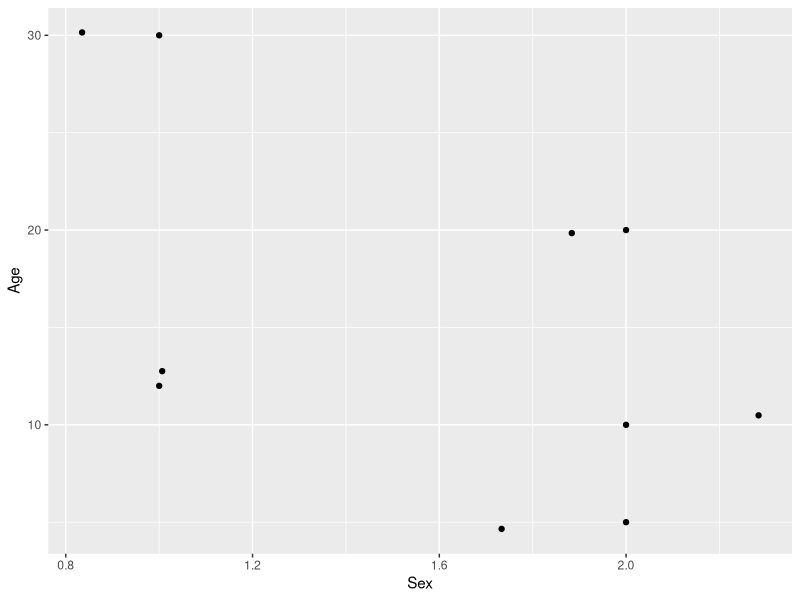
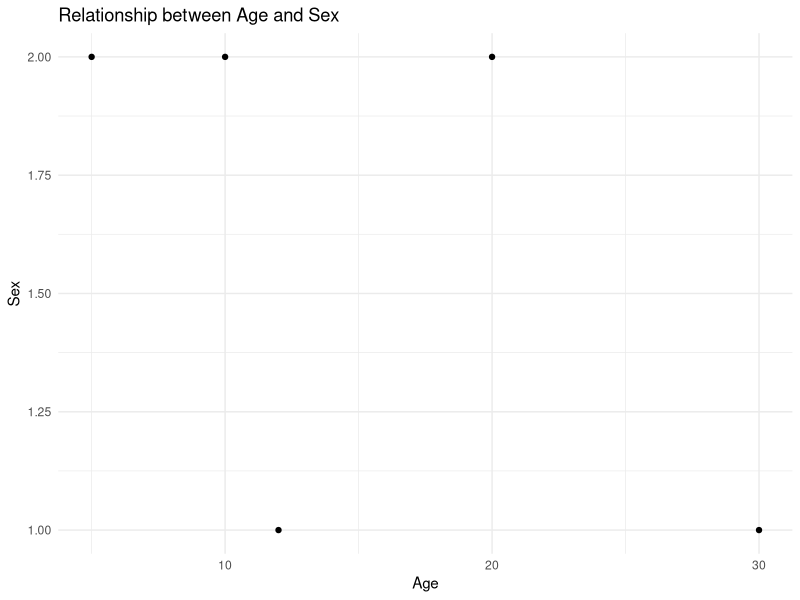

Here is the R script that generated these plots, in order:
## ---- chunk 1
library(ggplot2)
df <- read.csv("my_data.csv")
ggplot(df, aes(x=Sex, y=Age)) + geom_point() + geom_jitter()
## ---- chunk 2
# CSV 파일 읽기
data <- read.csv("my_data.csv")

# 성별과 나이 변수 추출
sex <- data$Sex
age <- data$Age

age

# 상관계수(pearson) 구하기
correlation <- cor(age, sex, method = "pearson")

# 분석 결과 출력
print(correlation)

## ---- chunk 3
# Load data
my_data <- read.csv("my_data.csv", header = TRUE, sep = ",")

# Install ggplot2 package if not already installed
if(!require(ggplot2)){
  install.packages("ggplot2")
}

# Calculate correlation coefficient
corr_coef <- cor(my_data$Age, my_data$Sex)

# Generate scatterplot
ggplot(my_data, aes(x = Age, y = Sex)) +
  geom_point() +
  ggtitle("Relationship between Age and Sex") +
  xlab("Age") +
  ylab("Sex") +
  theme_minimal()

# Print correlation coefficient
print(paste0("Correlation coefficient: ", corr_coef))
